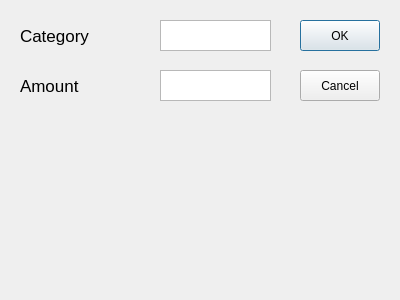
<?xml version="1.0" encoding="UTF-8"?>
<ui version="4.0">
 <class>AddDialog</class>
 <widget class="QDialog" name="AddDialog">
  <property name="geometry">
   <rect>
    <x>0</x>
    <y>0</y>
    <width>400</width>
    <height>300</height>
   </rect>
  </property>
  <property name="windowTitle">
   <string>Dialog</string>
  </property>
  <widget class="QTextEdit" name="textEdit">
   <property name="geometry">
    <rect>
     <x>160</x>
     <y>20</y>
     <width>111</width>
     <height>31</height>
    </rect>
   </property>
  </widget>
  <widget class="QTextEdit" name="textEdit_2">
   <property name="geometry">
    <rect>
     <x>160</x>
     <y>70</y>
     <width>111</width>
     <height>31</height>
    </rect>
   </property>
  </widget>
  <widget class="QLabel" name="label">
   <property name="geometry">
    <rect>
     <x>20</x>
     <y>20</y>
     <width>131</width>
     <height>31</height>
    </rect>
   </property>
   <property name="font">
    <font>
     <family>MS Sans Serif</family>
     <pointsize>13</pointsize>
    </font>
   </property>
   <property name="text">
    <string>Category</string>
   </property>
  </widget>
  <widget class="QLabel" name="label_2">
   <property name="geometry">
    <rect>
     <x>20</x>
     <y>70</y>
     <width>121</width>
     <height>31</height>
    </rect>
   </property>
   <property name="font">
    <font>
     <family>MS Sans Serif</family>
     <pointsize>13</pointsize>
    </font>
   </property>
   <property name="text">
    <string>Amount</string>
   </property>
  </widget>
  <widget class="QPushButton" name="pushButton">
   <property name="geometry">
    <rect>
     <x>300</x>
     <y>20</y>
     <width>80</width>
     <height>31</height>
    </rect>
   </property>
   <property name="text">
    <string>OK</string>
   </property>
  </widget>
  <widget class="QPushButton" name="pushButton_2">
   <property name="geometry">
    <rect>
     <x>300</x>
     <y>70</y>
     <width>80</width>
     <height>31</height>
    </rect>
   </property>
   <property name="text">
    <string>Cancel</string>
   </property>
  </widget>
 </widget>
 <resources/>
 <connections/>
</ui>
